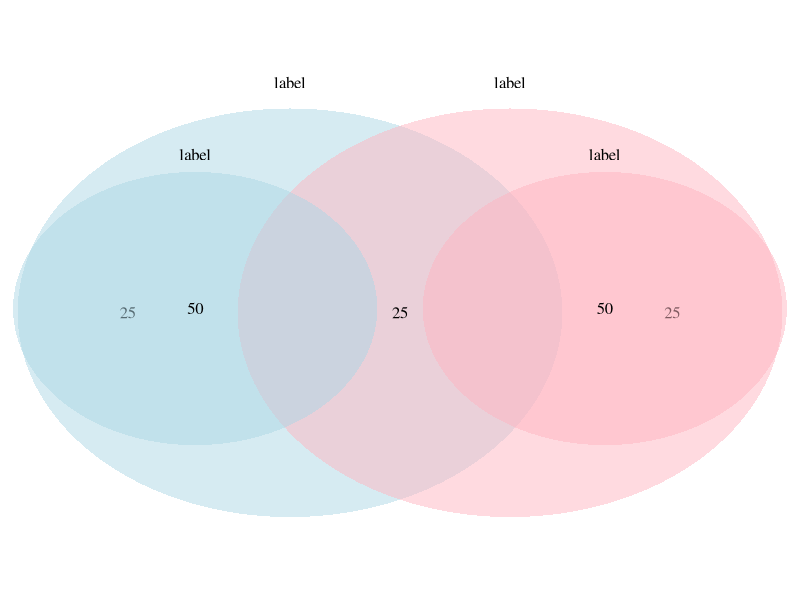
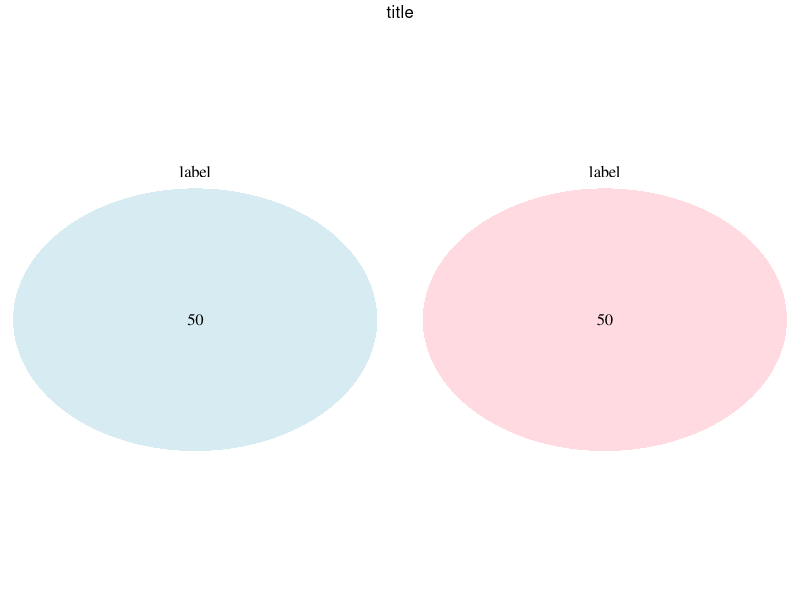

Recreate these plots in R, in order.
## ---- chunk 1
library(VennDiagram)
x <- draw.pairwise.venn(area1=50, area2=50, cross.area=25, fill = c("lightblue","lightpink"), cat.pos = c(0, 0), lty="blank" , category = c("label", "label"))
## ---- chunk 2
library(VennDiagram)
x <- draw.pairwise.venn(area1=50, area2=50, cross.area=0, fill = c("lightblue","lightpink"), cat.pos = c(0, 0), lty="blank" , category = c("label", "label"))
## ---- chunk 3
library(gridExtra)
grid.arrange(gTree(children=x), top= "title")
